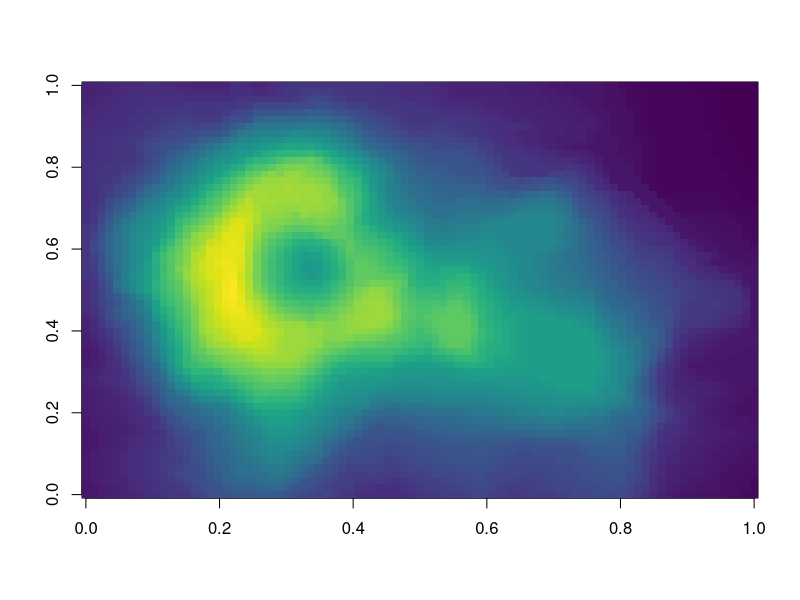
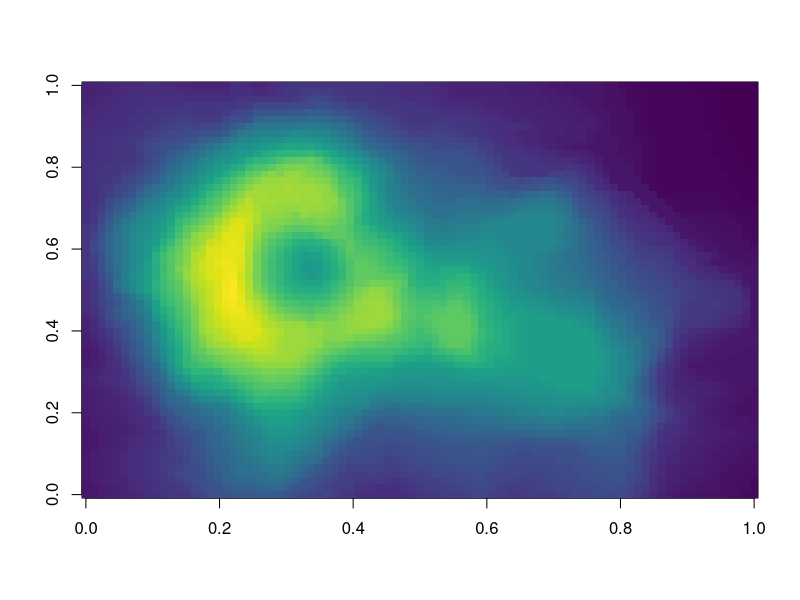

Reproduce these figures in R, in order.
## ---- chunk 1
library(viridis)
## ---- chunk 2
image(volcano, col = viridis(200))
## ---- chunk 3
image(volcano,col = viridis(200))
